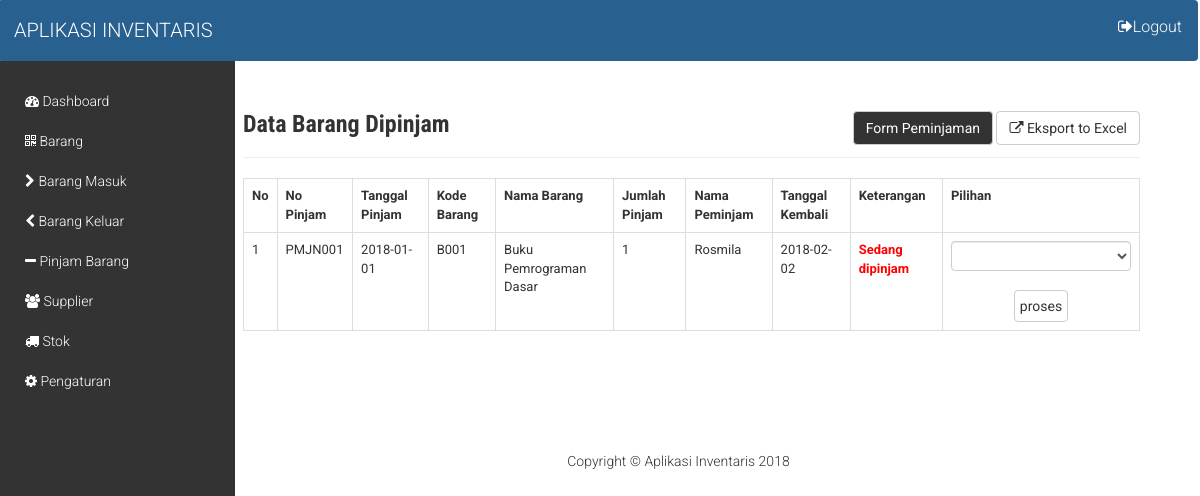
Page /barang.php?page=peminjaman (signed in) on the committed database.
### tables this page shows
CREATE TABLE `tbl_pinjam` (
  `nomor_pinjam` varchar(8) NOT NULL,
  `tgl_pinjam` date NOT NULL,
  `kode_barang` varchar(8) NOT NULL,
  `nama_barang` varchar(30) NOT NULL,
  `jumlah_pinjam` int(7) NOT NULL,
  `peminjam` varchar(35) NOT NULL,
  `tgl_kembali` date NOT NULL,
  `keterangan` varchar(30) NOT NULL
);

### config/Class_Barang.php (called while the page is built, shortened)
<?php
class Class_Barang
{
    function tampil_peminjaman()
    {
         include("config.php");
        $sql = "select * from tbl_pinjam order by tgl_pinjam DESC";
        $data = mysqli_query($conn,$sql);
        $data1 = mysqli_num_rows($data);
        if ($data1 == 0) {
            echo "<div class='alert alert-danger'>Tidak ada data</div>";
        }
        else{
            while ($d=mysqli_fetch_assoc($data)) {
                $hasil[] = $d;
            }
            return $hasil;
        }
    }
}
 ?>

### barang/data_peminjaman.php (the view, shortened to what this page needs)
<div class="tombol-kanan" style="float: right;">
<a href="barang.php?page=formpeminjaman" class="btn btn-default tombol-pinjam" style="" >Form Peminjaman</a>
<a href="stok/cetak_stok.php" target="_blank" class="btn btn-default"><i class="fa fa-external-link"></i> Eksport to Excel </a>
</div>
<h3>Data Barang Dipinjam</h3>
<hr>
<table class="table table-bordered">
  <tr>
    <th>No</th>
    <th>No Pinjam</th>
    <th>Tanggal Pinjam</th>
    <th>Kode Barang</th>
    <th>Nama Barang</th>
    <th>Jumlah Pinjam</th>
    <th>Nama Peminjam</th>
    <th>Tanggal Kembali</th>
    <th>Keterangan</th>
    <th>Pilihan</th>
  </tr>
   <?php
    $no = 1;
    if (is_array($db->tampil_peminjaman()) && count($db->tampil_peminjaman()) > 0) {
    foreach ($db->tampil_peminjaman() as $row) {
     ?>
  <tr>
    <td><?=$no++?></td>
    <td><?=$row['nomor_pinjam']?></td>
    <td><?=$row['tgl_pinjam']?></td>
    <td><?=$row['kode_barang']?></td>
    <td><?=$row['nama_barang']?></td>
    <td><?=$row['jumlah_pinjam']?></td>
    <td><?=$row['peminjam']?></td>
    <td><?=$row['tgl_kembali']?></td>
    <td style="color:red; font-weight: bold;"><?=$row['keterangan']?></td>
    <td class="text-center">
    <?php
        if ($row['keterangan'] == 'Sudah dikembalikan') {
     ?>
        <span class="">-</span>
     <?php
        }
        else{
      ?>
    <form action="barang/proses_barang.php?aksi=kembalibarang" method="post">
            <select name="status" class="form-control" style="width: 180px; height: 30px;" required>
                <option selected="selected"></option>
                <option value="Sudah dikembalikan">Sudah dikembalikan</option>
            </select>
            <br>
            <input type="submit" value="proses" class="btn btn-default" style="padding:5px;">
    </form>
    <?php } ?>
    </td>
  </tr>
     <?php
    }
  }
 ?>
</table>

### assets/css/style.css (style rules this page uses)
* { padding: 0; margin: 0; font-family: 'Roboto', sans-serif; }
div { box-sizing: border-box; }
body, html { width: 100%; height: 100%; font-family: 'Roboto', sans-serif; font-weight: 300; }
h1, h2, h3, h4, h5, h6, h1 *, h2 *, h3 *, h4 *, h5 *, h6 * { font-family: 'Roboto Condensed', sans-serif; font-weight: 700; margin: 0; }

### barang.php (style rules this page uses)
tr { font-size: 13px; }
tr td { font-size: 13px; }
.tombol-pinjam { background-color: #333; color: #fff; }

### rows in the picture
tbl_pinjam: nomor_pinjam "PMJN001", tgl_pinjam "2018-01-01", kode_barang "B001", nama_barang "Buku Pemrograman Dasar", jumlah_pinjam "1", peminjam "Rosmila", tgl_kembali "2018-02-02", keterangan "Sedang dipinjam"
